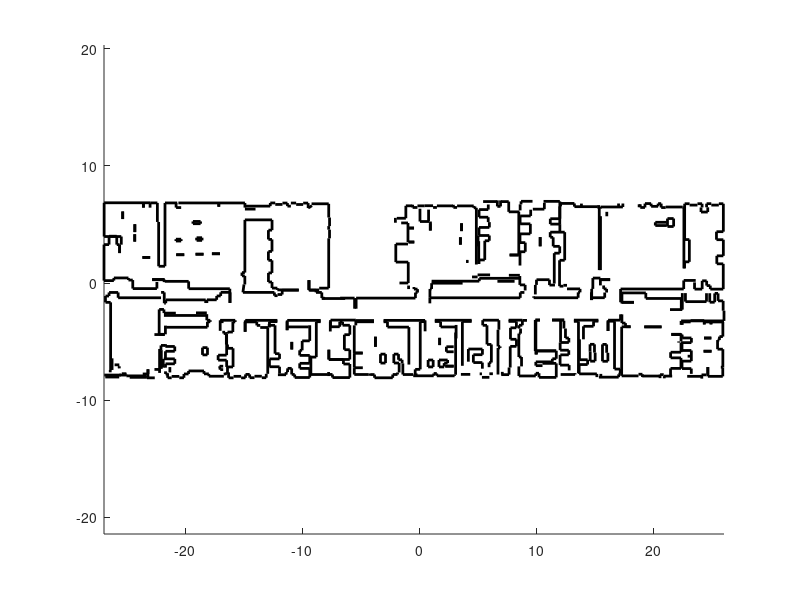

MATLAB code to generate this figure:
% close all
metric=0.001;
origin1=[920 1099]*metric;
width=53835;
height= 16320;
metric=0.001;
origin=[width/2 height/2]*metric;
ma=[43464 4021 43821 4021
43942 5165 43942 6090
43942 6090 45004 6089
45004 6089 45005 6585
45009 7619 45009 8751
43655 8004 42610 8005
46148 7619 45009 7619
50188 6993 50189 7941
50189 7941 47162 7942
45121 5838 45429 5838
45429 5531 45865 5530
47030 5520 47767 5520
47767 5518 48507 5518
47162 7942 47163 8415
47163 8415 45124 8416
45100 1334 46538 1333
49333 4858 50263 4857
50173 5689 50173 6028
50173 6028 53835 6026
49278 3354 50166 3353
53835 6026 53835 6896
50277 6992 49226 6992
50263 4571 51054 4571
53763 6896 53763 7736
52340 7670 50544 7671
50544 7671 50544 8399
53040 7619 52618 7620
52618 7620 52619 8389
53763 7736 53328 7737
53328 7737 53329 8375
53329 8375 53041 8375
53041 8375 53040 7619
52341 8389 52340 7670
50277 8399 50277 6992
45121 6585 45121 5838
45102 5526 45100 1334
46861 1321 48378 1321
48715 1316 49411 1316
53285 3612 53285 4393
53739 4688 53739 5936
52149 6052 50987 6052
50987 5940 50272 5940
53737 2063 53738 3612
52093 3441 52772 3440
52130 4566 52755 4566
52149 5726 52149 5938
51054 4571 51054 4171
50693 1296 51895 1295
52460 1295 53731 1294
53446 4392 53447 4689
52715 5731 52715 5937
52149 5938 52059 5938
50249 3502 51048 3502
53739 5936 52735 5936
51048 3502 51048 2594
50250 4171 50249 3502
52450 1420 52450 2086
53731 1294 53731 2050
50251 1959 51045 1959
51918 1422 52335 1422
50731 3015 51044 3014
51045 1959 51045 1507
50251 2594 50251 1959
51940 1099 51940 1422
52772 3437 52093 3437
52755 4563 52130 4563
51048 2594 50251 2594
53738 3612 53285 3612
51054 4171 50169 4171
53563 2076 53737 2076
52460 2086 52460 1295
52715 5937 52156 5938
50272 5940 50272 5689
53285 4393 53446 4392
53447 4689 53739 4688
52735 5936 52735 5731
52156 5938 52156 5726
50263 4857 50263 4571
48507 5515 47030 5515
45865 5526 45102 5526
49272 1974 50162 1973
49278 2872 49278 3354
50166 3353 50166 4176
50162 1973 50162 2872
46538 1475 46873 1474
49272 1401 49272 1974
48377 1439 48691 1439
48376 1139 48377 1439
50162 2872 49278 2872
48738 1124 48738 1316
50170 4884 49333 4885
46873 1474 46873 1235
50169 4275 50170 4884
49965 4175 49965 4275
45429 5838 45429 5531
45124 8416 45123 7607
41024 6094 43114 6093
45123 7607 46148 7606
43655 8448 43655 8004
44117 9562 43285 9562
43817 8758 43817 8448
42516 8468 42516 7804
41387 8001 37589 8002
41388 8463 41387 8001
42402 4029 42781 4028
42702 6004 42701 5565
41840 5566 41839 4455
41501 4456 41500 2713
44491 1915 44493 6001
42781 4028 42780 3321
42838 3321 42838 2588
41474 1504 42984 1504
43463 2579 43464 4021
42701 5565 41840 5566
43155 1224 44847 1224
41474 2301 41474 1504
44847 1224 44847 1471
44983 1519 44983 1915
43925 2579 43463 2579
43325 1504 43325 1224
44847 1471 44983 1519
44983 1915 44491 1915
44493 6001 43932 6001
42838 2588 42415 2588
42195 2712 42195 2301
42195 2301 41474 2301
42984 1504 42984 1229
43114 6004 42702 6004
43821 4021 43821 3305
43925 3305 43925 2579
43932 6001 43932 5165
41500 2713 42195 2712
42402 3397 42402 4029
42415 2588 42415 3397
40173 6036 40173 5376
39159 6092 40173 6092
40240 13601 40239 11199
41551 8760 41551 8463
41551 8463 41388 8463
40305 5376 40305 4567
40305 4567 40594 4567
41413 1572 41415 5987
39895 1453 41127 1452
40594 4567 40594 4184
39851 3526 40589 3525
40589 3525 40589 3129
39845 2252 40622 2252
39851 4184 39851 3526
39845 3129 39845 2252
40622 2252 40622 1805
41127 1452 41127 1572
40589 3129 39865 3129
40594 4184 39885 4184
41415 5987 41023 5987
42543 7804 42543 8759
42641 8759 42642 9683
37726 6111 37725 3453
35449 6091 36628 6091
37779 6086 38130 6086
37725 3453 39507 3452
36447 8455 36447 7995
36447 7995 28737 7999
36628 6075 36628 5657
39885 4184 39886 6037
38130 6110 37726 6111
40205 6110 39159 6110
36325 4945 36324 2945
36799 8455 36447 8455
36471 5371 36471 4945
37778 3158 37779 6086
36326 1327 37770 1327
36338 5657 36337 5371
36555 2945 36555 2143
36324 2945 36555 2945
37773 2531 39186 2530
37773 2208 37773 2531
36327 2143 36326 1327
37770 1559 38048 1559
39186 2530 39186 2796
39522 2796 39522 3482
39514 3482 37834 3482
39186 2796 39522 2796
37834 3482 37833 3158
37020 6070 36628 6070
37770 1327 37770 1559
38048 1205 39519 1204
39519 1204 39519 2403
38345 2207 37773 2208
39519 2403 38345 2403
38048 1559 38048 1205
36628 5657 36338 5657
36471 4945 36325 4945
37733 8287 37733 9098
34623 6087 34622 5272
33243 6088 34623 6087
34545 5272 34544 3848
35610 4457 35611 5435
35611 5435 36116 5435
36116 5435 36116 5984
35589 2048 35590 3854
35590 3854 36119 3854
34821 1440 35490 1440
34544 3848 34728 3848
34546 3721 34545 1451
36119 3854 36120 4457
35490 1440 35490 2049
34914 1677 34914 1440
36120 4457 35610 4457
34728 3721 34546 3721
34728 3848 34728 3721
36116 5984 35449 5984
29152 6084 32300 6082
31506 5978 31505 2195
32017 3626 33218 3626
33606 4018 33606 5649
33243 5649 33243 6088
33980 2475 33981 4018
33176 1210 33810 1210
33783 2475 33980 2475
33981 4018 33606 4018
33218 3626 33217 3142
32443 2472 33212 2471
32443 3142 32443 2472
33212 2471 33212 1948
33783 2076 33783 2475
33810 1516 34110 1516
32981 1509 33176 1509
33217 3142 32443 3142
33606 5649 33243 5649
32300 5978 31506 5978
31379 1463 32179 1463
32016 2546 32017 3626
28731 7999 28731 7525
24777 6072 28324 6070
28324 6070 28324 5137
22438 7974 22438 7068
27501 7972 22438 7974
27501 8444 27501 7972
27911 5965 27910 1891
28583 2690 29014 2689
27311 1341 29059 1340
29508 2692 30248 2691
30141 3823 30766 3823
30929 1431 30930 5036
29649 5508 29649 5973
29567 3962 29568 4582
30970 4529 30971 5681
29507 2098 29508 2692
30141 3392 30141 3823
29324 1337 30842 1337
28583 2099 28583 2690
29059 1340 29059 1539
27563 1543 27563 1340
29059 1539 29324 1539
29013 2099 28583 2099
29953 2097 29507 2098
30921 5508 29649 5508
30764 2166 30047 2166
29649 5973 29152 5973
30842 1337 30842 1431
30248 2425 29953 2425
29953 2425 29953 2130
29014 2689 29013 2099
27480 1891 27480 1340
29324 1539 29324 1337
27910 1891 27480 1891
28369 5964 27911 5965
30764 3391 30141 3392
30047 2162 30764 2162
30248 2691 30248 2425
29568 4582 29568 3962
28737 7999 28738 8753
27679 8444 27501 8444
22419 6060 23962 6059
22279 5646 22278 3288
22278 3288 23000 3287
24518 3191 24947 3191
25656 3192 26056 3192
22281 1453 23498 1452
26941 2301 26942 5495
25114 5496 25114 5951
22282 2029 23009 2028
24088 4678 24088 3816
26942 5495 25114 5496
26055 2710 26364 2709
24009 1171 25562 1171
26426 1450 27311 1449
24947 3191 24946 2428
22282 3280 22282 2029
26056 3192 26055 2710
26364 2709 26364 2399
26426 2399 26426 1450
23962 5952 22419 5952
25114 5951 24777 5951
23671 1447 24010 1447
24517 2428 24518 3191
23000 3279 22282 3280
22281 2000 22281 1453
25562 1171 25562 1452
26109 1625 26110 2432
24946 2428 24517 2428
25971 1452 25971 1625
25656 2432 25656 3192
26110 2432 25656 2432
25562 1452 25971 1452
23598 1544 23598 1345
24010 1447 24009 1171
24086 3816 24086 4678
22413 6095 22413 5646
20251 6096 22413 6095
21503 7936 19509 7937
22307 7973 21075 7974
16559 6073 19416 6072
19040 5957 19039 2937
17543 8644 16129 8645
19778 7953 19511 7991
19015 8640 18436 8640
18575 1451 20025 1450
20109 2736 21898 2735
20251 5526 20251 6096
15464 8458 12776 8460
21435 3568 21435 4850
20112 2728 20112 3568
21898 2735 21898 3568
18576 2937 18575 1451
20057 1456 20421 1456
20421 1190 21904 1190
21904 1190 21904 2347
21354 2347 21354 2727
21354 2727 20112 2728
20089 1664 20089 1319
21904 2347 21354 2347
20421 1456 20421 1190
19039 2937 18576 2937
21038 5526 20251 5526
21901 5655 21283 5655
19416 5957 19040 5957
21901 4850 21901 5655
20109 3568 20109 2736
21898 3568 21435 3568
20234 5969 20234 5124
21435 4850 21901 4850
21283 5655 21283 5957
21283 5957 21038 5957
21038 5957 21038 5526
19509 8457 19015 8457
22307 7069 22307 7973
16129 8645 16128 8278
12976 6075 15718 6074
16128 8278 15736 8279
15518 5650 15517 3229
15736 8179 15464 8179
15517 3229 15900 3229
16558 5233 16559 6073
15764 1431 16458 1430
15039 5968 15039 5464
14897 5650 15518 5650
17196 1196 18482 1195
16940 3588 16940 4235
17833 3516 17834 4323
16591 1977 16938 1976
17834 4323 18481 4323
18481 4323 18481 5654
17624 2406 18480 2405
15900 3229 15900 2784
15041 2114 15902 2113
17624 1972 17624 2406
17620 3082 17621 3516
18480 2405 18480 3082
15902 2113 15902 1534
15042 2784 15041 2114
15900 2784 15042 2784
16590 1657 16591 1977
18482 1195 18483 1972
18395 5513 16604 5514
18480 3082 17620 3082
16458 1430 16458 1657
16458 1657 16590 1657
16938 1456 17196 1456
16938 1976 16938 1456
17196 1456 17196 1196
18483 1972 17624 1972
16953 4235 16953 3588
16540 5984 16540 5233
15718 5968 15039 5968
17621 3516 17833 3516
18436 8640 18437 9507
19509 7978 19509 8457
11660 8772 11659 7562
9694 6602 9694 6082
10831 6079 12120 6079
11917 5940 11917 5076
11460 3688 11935 3687
11935 3687 11934 2096
10537 8155 10537 7826
10537 7826 9700 7827
12976 5097 12976 6075
12120 6079 12120 5940
11978 1296 12621 1296
11362 4875 11362 4012
14895 1509 14897 5464
11461 4012 11460 3688
12621 1167 12999 1167
13764 1306 14389 1306
11553 1168 11978 1168
12999 1461 13354 1461
11553 1632 11553 1168
14767 1178 14767 1509
11460 2096 11460 1519
12999 1167 12999 1461
11934 2096 11389 2096
13961 5942 12956 5942
13354 1179 13764 1179
14932 5464 14254 5465
14389 1178 14767 1178
13354 1461 13354 1179
12956 5942 12955 5097
14254 5641 13961 5641
12120 5940 11917 5940
11917 5076 11461 5076
11461 5076 11461 4948
13961 5641 13961 5942
9599 7820 6193 7822
10880 8155 10537 8155
10880 8466 10880 8155
9746 5949 9746 5482
9700 7827 9700 7553
11684 8465 10880 8466
8772 6714 9694 6713
9694 6082 9991 6082
9326 3745 9751 3745
9991 6082 9991 5949
9867 1304 11149 1304
10661 3103 11387 3103
10836 5180 10836 6079
6023 2789 6964 2788
11387 3103 11388 4948
9751 3745 9751 3127
9454 1507 9867 1507
8137 1757 9454 1756
9746 5482 6231 5483
6161 5624 6161 4883
11122 5957 10830 5957
11406 4948 11136 4948
6960 3846 6960 3434
9991 5949 9746 5949
10661 2677 10661 3103
10777 2159 11093 2159
9454 1756 9454 1507
11389 2096 11389 2677
10840 1870 10777 2159
9867 1507 9867 1304
11136 1483 11398 1523
11399 1521 11399 1632
11093 1869 10840 1870
11389 2677 10661 2677
9751 3127 9326 3127
6964 2788 6964 2363
6960 3434 6165 3434
6165 3434 6165 2789
6542 2086 6542 1629
6351 1563 6351 1170
6696 1290 7345 1290
6169 2363 6169 2036
7743 1499 8137 1499
7345 1172 7743 1172
6964 2363 6169 2363
6170 1722 6170 1497
7743 1172 7743 1499
6351 1170 6696 1169
8137 1499 8137 1757
9326 3127 9326 3745
6170 1497 6351 1497
6106 4883 5627 4883
1486 7610 1484 1820
6170 4041 6170 3846
5783 3933 6156 3933
6156 3846 6960 3846
2830 1335 4560 1335
5786 7999 2127 8001
4583 1167 5253 1167
5226 1886 5691 1885
5663 1585 5664 3632
4226 1498 4677 1498
4668 1898 4668 1167
2226 2152 2226 1976
942 1406 2369 1405
2438 1521 2830 1521
1452 1840 1452 1638
2830 1432 2830 1335
4677 1498 4677 1898
2542 1460 2830 1460
1029 1237 2220 1236
2220 1404 2830 1403
1824 2278 2226 2277
2128 8454 1351 8455
1609 2833 1609 1840
2100 2110 2226 2110
3114 1210 4583 1210
5975 2036 5976 2789
5810 1931 5810 3536
5627 4883 5628 7006
6062 7535 6063 8461
1351 8455 1351 8150
1351 8150 1045 8150
2127 8001 2128 8454
1045 8150 1045 7610
1045 7610 1486 7610
5223 4861 6106 4860
5628 7006 6035 7006
6035 6492 9661 6490
6035 6691 7049 6690
6063 8461 5792 8461
5782 3536 5783 3933
11136 4948 11136 5180
11683 7562 11684 8465
6193 7822 6193 7535
6035 7006 6035 6691
6193 7535 6062 7535
9599 7553 9599 7820
12776 8460 12867 9138
12940 9870 12694 9870
15464 8179 15464 8458
10816 11757 10131 11757
12940 9134 12940 9870
12943 10150 12945 14650
6126 16095 6123 10689
12694 9870 12695 10150
9414 11718 8734 11718
8145 9402 8145 8774
8145 8774 11660 8772
12948 16092 7269 16095
9289 12897 8824 12897
7769 11670 7083 11671
6108 9403 8145 9402
7506 12843 7057 12843
921 12539 920 9465
5027 9540 6108 9540
7170 16095 6126 16095
6123 10689 5583 10690
3375 9513 3375 8784
2254 12532 2254 11815
4860 11441 4199 11441
3375 8784 5435 8783
4858 16107 932 16108
5583 10690 5584 14471
2396 13227 2396 12532
5476 16098 4864 16098
1761 9694 3007 9694
3007 9513 3375 9513
932 16108 931 13228
5475 14471 5476 16098
3538 13422 3538 12793
3544 14277 3544 13606
4851 15691 4852 16107
2515 15365 2515 14719
931 13228 2396 13227
4279 16111 4279 15695
4199 11445 4860 11445
3548 12793 3548 13422
3559 13606 3559 14277
2517 14719 2517 15365
4293 15695 4293 16111
920 9465 1761 9464
1353 13255 1353 12539
1353 12539 921 12539
2009 13255 1353 13255
2251 11815 2251 12537
2251 12537 2009 12537
2009 12537 2009 13255
5435 8783 5435 9348
1761 9464 1761 9694
6051 9337 6051 9565
6079 9565 5027 9566
3007 9694 3007 9513
9161 14321 8512 14322
7057 12843 7057 13001
7506 15698 7072 15698
8512 14322 8512 14516
7072 15698 7072 16095
8734 11721 9414 11721
8824 13127 9289 13127
8512 14516 9161 14516
12948 15696 12948 16092
10712 15769 10712 16094
10131 11759 10816 11759
13852 15568 12947 15568
9289 13127 9289 12897
9161 14516 9161 14321
7083 11678 7769 11678
7057 13001 7506 13001
7506 13001 7506 12843
8824 12897 8824 13127
12695 10150 12943 10150
10722 16094 10722 15769
12945 14650 15262 14649
15111 15822 12949 15823
16152 15966 15536 15966
15536 16093 15112 16093
16576 16085 16152 16085
15715 8674 17543 8674
16576 15822 16576 16085
17918 15962 17319 15962
16869 15822 16576 15822
20097 8822 20099 13075
20168 13075 20169 13811
20171 14120 20171 14850
20099 14850 20100 16021
18344 15656 18344 16083
17319 16086 16869 16086
20100 16021 18635 16021
18344 16083 17918 16083
18673 15862 18344 15656
19285 8822 20097 8822
18388 8671 19285 8671
20098 13811 20099 14120
15257 11193 15256 10122
14952 13772 14952 12979
15258 12979 15258 11954
15262 14649 15262 13772
14951 11954 14951 11193
18388 9507 18388 8671
14955 10122 14955 9349
15260 9349 15260 8827
15260 8827 15715 8827
15258 11954 14951 11954
15256 10122 14955 10122
15715 8827 15715 8674
14955 9349 15260 9349
14951 11193 15257 11193
15262 13772 14952 13772
14952 12979 15258 12979
15112 16093 15111 15822
19015 8457 19015 8640
28881 8753 28881 9246
27679 8738 27679 8444
28662 14508 27887 14509
26887 11045 26886 9262
32697 10839 32699 15679
30702 15844 29333 15845
26886 9262 26137 9262
32474 15841 31054 15841
26863 12588 25825 12588
26916 9044 26916 8743
27373 8738 27679 8738
27403 12758 26923 12758
27373 8919 27373 8738
25825 12588 25824 11046
31332 12532 31332 13165
31428 13689 31428 14359
28782 13738 28782 14508
25824 11046 26887 11045
26864 14386 26863 12757
28881 9419 32952 9417
26682 15850 26682 14787
27379 13951 26914 13951
27231 15849 26682 15850
26893 12757 27403 12756
26682 14787 25909 14787
27887 14509 27887 15601
25789 14819 25789 14405
26914 13950 27379 13950
28290 15846 27671 15846
27671 15707 27261 15707
26284 14387 26864 14386
27261 15707 27261 15944
32952 9662 36359 9661
29005 15857 28290 15857
28762 14349 28762 13738
29333 15710 29005 15710
28622 15524 28622 14508
31053 15711 30739 15711
30739 15711 30740 15939
32474 15679 32474 15841
32699 15679 32474 15679
31440 14359 31440 13689
31346 13165 31346 12532
28881 9246 31526 9245
31825 11087 32020 11087
34497 9405 35962 9404
32902 10890 32903 12830
32952 9417 32952 9662
32843 12386 32844 13316
36320 11652 36322 15334
32805 9955 33871 9955
39348 9211 39349 11807
33417 11228 32920 11228
36379 15334 35463 15335
35474 9922 36411 9921
36319 11649 35536 11650
33806 12867 33418 12867
34448 16212 33277 16212
33418 12867 33417 11228
35463 16209 34811 16209
33806 13315 33806 12867
33811 14003 32924 14003
33811 14457 33811 14003
35463 15335 35463 16209
33717 15528 32930 15528
32924 14003 32924 13316
34764 15798 34491 15799
33711 14876 33711 14457
33717 15960 33717 15528
32930 15528 32930 14877
32930 14877 33711 14876
34491 15799 34491 16314
35536 11653 36320 11652
34764 16313 34764 15798
32904 13316 33806 13315
32920 11228 32920 10890
32330 9778 32805 9778
37831 9098 37831 9543
37831 9543 38939 9543
36410 9100 36865 9099
39257 12390 39257 13161
38139 12393 38140 13178
39825 16228 38435 16229
39816 12390 39257 12390
38503 15563 37518 15563
36875 11928 36424 11928
37308 13454 36423 13455
36875 12708 36875 11928
39815 11806 39816 12390
39257 13161 39002 13161
38152 13178 38152 12393
39002 13161 39002 13602
37337 14984 36433 14984
37493 16235 36513 16235
39820 14287 39009 14288
37309 14310 37308 13454
39009 14288 39010 14748
39826 13619 39826 14287
37337 15518 37337 14984
36433 14984 36433 14310
39825 14748 39825 16228
39010 14748 39825 14748
38503 16102 38503 15563
36433 14310 37309 14310
36436 15973 36436 15458
36513 16235 36512 15973
39002 13602 40240 13601
36423 12708 36875 12708
36423 13455 36423 12708
39349 11807 39815 11806
36424 11928 36423 10752
36411 9856 36410 9100
38939 9084 39407 9084
38939 9543 38939 9084
36865 9099 36864 8623
32020 11116 31825 11116
28738 8753 28881 8753
37589 8002 37589 8119
37783 8455 37682 8455
43187 10362 43189 15773
40239 11199 39800 11200
41068 16052 39889 16053
39800 11200 39799 8990
43062 15775 41068 15776
39819 15802 39818 14287
43137 15613 43137 15909
41667 16039 41667 15784
39889 16053 39888 15802
40436 8760 41551 8760
41068 15776 41068 16052
42642 9683 43285 9683
43164 9539 44117 9539
40126 9065 40436 9065
39799 8990 40126 8990
42543 8759 42641 8759
45009 8751 50397 8748
50412 10507 50414 15695
45204 15749 43297 15750
50397 8748 50398 9481
48941 14165 47973 14166
49536 14083 49011 14083
53221 10898 53221 11580
53771 8737 53772 10898
53779 11579 53779 12956
50398 9481 51421 9481
53192 12957 53192 13641
50877 11067 50470 11067
51972 8738 51972 9449
51972 9449 52356 9448
53779 12956 53192 12957
52449 15317 51873 15317
51321 8738 51972 8738
53772 10898 53221 10898
52665 8738 53771 8737
52356 9040 52665 9040
52356 9448 52356 9040
52665 9040 52665 8738
50878 12968 50877 11067
50470 11067 50470 10507
50477 16028 50476 12968
53394 15911 52752 15911
51570 15911 50900 15911
52752 16033 52350 16033
53779 13641 53780 16028
53780 16028 53394 16028
52449 15723 52449 15317
52350 16033 52350 15723
53192 13641 53779 13641
50476 12968 50878 12968
50900 16027 50477 16028
51873 15317 51874 15710
51965 16029 51570 16029
51965 15710 51965 16029
53221 11580 53779 11579
51321 9313 51321 8738
50312 15747 48857 15747
49536 14763 49536 14083
50414 15695 50312 15695
48212 15803 47616 15804
49011 14763 49536 14763
48857 15700 48475 15700
47973 14443 48941 14442
47090 16041 47089 15706
48212 16039 48212 15803
48475 16038 48212 16039
47616 16040 47090 16041
47089 15706 46689 15706
43295 14964 43293 10362
46591 15979 46591 15727
43832 15336 43832 14956
45204 16046 45204 15749
43297 15750 43297 15613
44836 15711 44836 16046
47973 14166 47973 14443
49011 14083 49011 14763
47616 15804 47616 16040
46689 15727 46689 15979
48475 15700 48475 16038
43565 8758 43817 8758
43565 9052 43565 8758
43285 9653 43285 9056
];
figure(1)
%axis([-5000 10500 -5000 20500])
axis equal
hold on
for i=1:max(size(ma)),
    plot([ma(i,1) ma(i,3)]*metric-origin(1)-origin1(1),[ma(i,2) ma(i,4)]*metric-origin(2)-origin1(2),'k','LineWidth',2);
end

% axis off
% print -dpng kasic_rezultat_sim02.png
